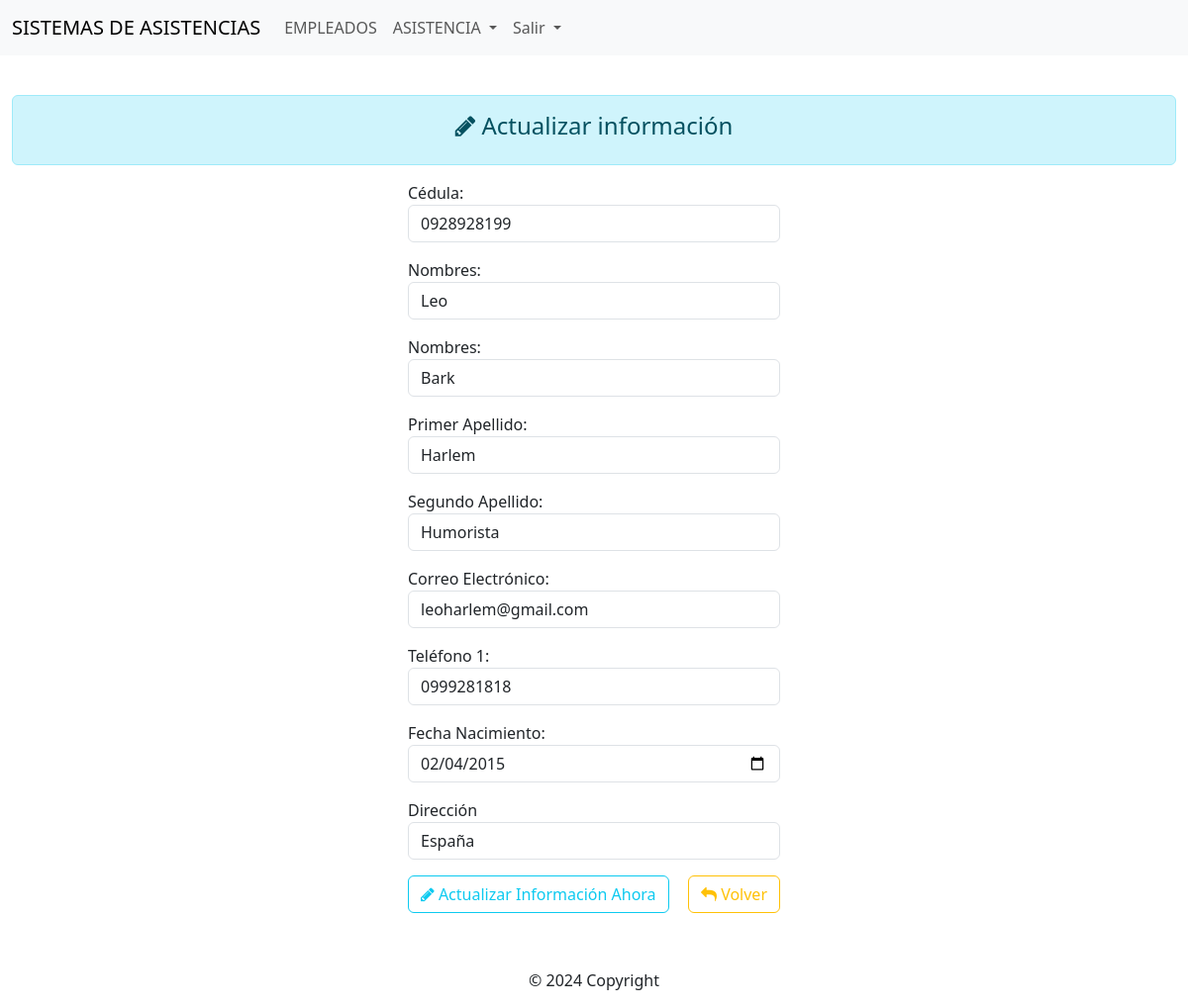
Screenshot of /soft_asistencias/index.php?action=empleados_upd&id=3 (signed in) with the database file from the repository.
### tables this page shows
CREATE TABLE `empleados` (
  `id` int(11) NOT NULL,
  `cedula` varchar(10) NOT NULL,
  `primerNombre` varchar(40) NOT NULL,
  `segundoNombre` varchar(40) NOT NULL,
  `primerApellido` varchar(40) NOT NULL,
  `segundoApellido` varchar(40) NOT NULL,
  `correo` varchar(100) NOT NULL,
  `fecha_nac` date NOT NULL,
  `telefono` varchar(10) NOT NULL,
  `direccion` varchar(250) NOT NULL,
  `id_estado` int(11) NOT NULL
);

### soft_asistencias/controller/controller.php (called while the page is built, shortened)
<?php
	class MvcController {
		public function plantilla() {
			include "view/template.php";
		}
		public function enlacesPaginasController() {
			if ( isset($_GET['action']) ) {
				$enlaceController = $_GET['action'];
			} else{
				$enlaceController = "log";
			}
			$respuesta = EnlacesPaginas::EnlacesPaginasModel($enlaceController);
			include $respuesta;
		}
	}

### soft_asistencias/index.php (called while the page is built, shortened)
<?php
	require_once ("controller/controller.php");
	$mvc = new MvcController();
	$mvc -> plantilla();

### soft_asistencias/model/class_cc.php (called while the page is built, shortened)
<?php
    class Conexion extends Config {
    	public static function conectar() {
    		try {
    			if ('Desarrollo' == self::AMBIENTE) {
	    			$cc = new PDO(self::$_SERVIDOR, self::$_USUARIO, self::$_CLAVE,
						array(PDO::ATTR_ERRMODE, PDO::ERRMODE_EXCEPTION, PDO::FETCH_OBJ));
				}
    		} catch (Exception $e) {
    			echo 'Error en la conexi&oacute;n <br />'. $e->getMessage();
    		}
            return $cc;
    	}
	}

### soft_asistencias/model/model_empleados.php (called while the page is built, shortened)
<?php
    require_once ("class_cc.php");
    class EmpleadosModel {
        public static function editarEmpleadosModel($datosController, $tabla) {
            $stmt = Conexion::conectar()->prepare("SELECT * FROM $tabla WHERE id=:id");
            $stmt->bindParam(':id', $datosController, PDO::PARAM_INT);
            $stmt->execute();
            return $stmt->fetch();
        }
    }

### soft_asistencias/controller/controller_empleados.php (the view, shortened to what this page needs)
<?php
    require_once ("model/model_empleados.php");
    class EmpleadosController {
			$response = EmpleadosModel::vistaEmpleadosModel("empleados");      ?>
<?php		}
		public function editarEmpleadosController(){
			$datosController = $_GET['id'];
			$response = EmpleadosModel::editarEmpleadosModel($datosController, "empleados");
			echo '
                    <input type="hidden" name="idEditar" class="form-control" value="'.$response['id'].'">
                    <div class="mb-3">
						<label>Cédula:</label>
						<input type="text" name="cedula" class="form-control" value="'.$response['cedula'].'" onkeypress="return isNumberKey(event)" />
					</div>
                    <div class="mb-3">
						<label>Nombres:</label>
						<input type="text" name="nombres1" class="form-control" value="'.$response['primerNombre'].'" onkeypress="return ValidAlphabet()" />
					</div>
                    <div class="mb-3">
						<label>Nombres:</label>
						<input type="text" name="nombres2" class="form-control" value="'.$response['segundoNombre'].'" onkeypress="return ValidAlphabet()" />
					</div>
                    <div class="mb-3">
						<label>Primer Apellido:</label>
						<input type="text" name="apellidos1" class="form-control" value="'.$response['primerApellido'].'" onkeypress="return ValidAlphabet()" />
					</div>
                    <div class="mb-3">
						<label>Segundo Apellido:</label>
						<input type="text" name="apellidos2" class="form-control" value="'.$response['segundoApellido'].'" onkeypress="return ValidAlphabet()" />
					</div>
                    <div class="mb-3">
						<label>Correo Electrónico:</label>
						<input type="email" name="correo" class="form-control" value="'.$response['correo'].'">
					</div>
                    <div class="mb-3">
						<label>Tel&eacute;fono 1:</label>
						<input type="text" name="telf1" class="form-control" value="'.$response['telefono'].'" onkeypress="return isNumberKey(event)" />
					</div>
                    <div class="mb-3">
                    <label>Fecha Nacimiento:</label>
                    <input type="date" name="fnac" class="form-control" value="'.$response['fecha_nac'].'">
                </div>
                    <div class="mb-3">
						<label>Dirección</label>
						<input type="text" name="direccion" class="form-control" value="'.$response['direccion'].'">
					</div>
					<button type="submit" class="btn btn-outline-info"><i class="fa fa-pencil"></i> Actualizar Información Ahora</button>
					<span><a class="btn btn-outline-warning" style="float: right" href="empleados"><i class="fa fa-reply"></i> Volver</a></span>';
		}
    }

### rows the page displays
empleados: cedula "0928928199", nombres1 "Leo", nombres2 "Bark", apellidos1 "Harlem", apellidos2 "Humorista", correo "leoharlem@gmail.com", telf1 "0999281818", fnac "02/04/2015", direccion "España"
